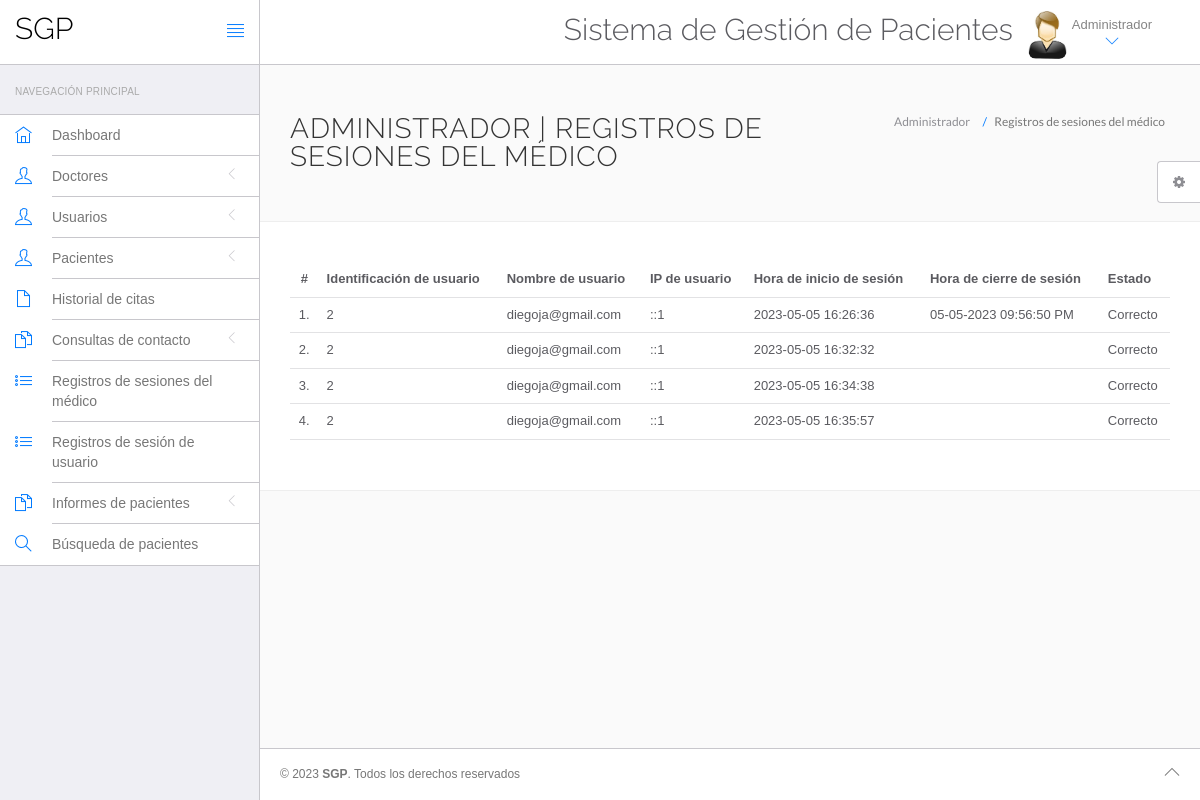
The page /hms/admin/doctor-logs.php (signed in) on the database its author committed.
### tables this page shows
CREATE TABLE `doctorslog` (
  `id` int(11) NOT NULL,
  `uid` int(11) DEFAULT NULL,
  `username` varchar(255) DEFAULT NULL,
  `userip` binary(16) DEFAULT NULL,
  `loginTime` timestamp NULL DEFAULT current_timestamp(),
  `logout` varchar(255) DEFAULT NULL,
  `status` int(11) DEFAULT NULL
);

### hms/admin/doctor-logs.php (the view, shortened to what this page needs)
<?php
include('include/config.php');
?>
<!DOCTYPE html>
<html lang="en">
<head>
    <link rel="stylesheet" href="vendor/bootstrap/css/bootstrap.min.css">
    <link rel="stylesheet" href="vendor/fontawesome/css/font-awesome.min.css">
    <link rel="stylesheet" href="vendor/themify-icons/themify-icons.min.css">
    <link href="vendor/animate.css/animate.min.css" rel="stylesheet" media="screen">
    <link href="vendor/perfect-scrollbar/perfect-scrollbar.min.css" rel="stylesheet" media="screen">
    <link href="vendor/switchery/switchery.min.css" rel="stylesheet" media="screen">
    <link href="vendor/bootstrap-touchspin/jquery.bootstrap-touchspin.min.css" rel="stylesheet" media="screen">
    <link href="vendor/select2/select2.min.css" rel="stylesheet" media="screen">
    <link href="vendor/bootstrap-datepicker/bootstrap-datepicker3.standalone.min.css" rel="stylesheet" media="screen">
    <link href="vendor/bootstrap-timepicker/bootstrap-timepicker.min.css" rel="stylesheet" media="screen">
    <link rel="stylesheet" href="assets/css/styles.css">
    <link rel="stylesheet" href="assets/css/plugins.css">
    <link rel="stylesheet" href="assets/css/themes/theme-1.css" id="skin_color" />
</head>
<body>
    <div id="app">
        <?php include('include/sidebar.php');?>
        <div class="app-content">
            <?php include('include/header.php');?>
            <div class="main-content">
                <div class="wrap-content container" id="container">
                    <section id="page-title">
                        <div class="row">
                            <div class="col-sm-8">
                                <h1 class="mainTitle">Administrador | Registros de sesiones del médico</h1>
                            </div>
                            <ol class="breadcrumb">
                                <li>
                                    <span>Administrador</span>
                                </li>
                                <li class="active">
                                    <span>Registros de sesiones del médico</span>
                                </li>
                            </ol>
                        </div>
                    </section>
                    <div class="container-fluid container-fullw bg-white">
                        <div class="row">
                            <div class="col-md-12">
                                <table class="table table-hover" id="sample-table-1">
                                    <thead>
                                        <tr>
                                            <th class="center">#</th>
                                            <th class="hidden-xs">Identificación de usuario</th>
                                            <th>Nombre de usuario</th>
                                            <th>IP de usuario</th>
                                            <th>Hora de inicio de sesión</th>
                                            <th>Hora de cierre de sesión </th>
                                            <th>Estado</th>
                                        </tr>
                                    </thead>
                                    <tbody>
                                        <?php
$sql=mysqli_query($con,"select * from doctorslog ");
$cnt=1;
while($row=mysqli_fetch_array($sql))
{
?>
                                        <tr>
                                            <td class="center"><?php echo $cnt;?>.</td>
                                            <td class="hidden-xs"><?php echo $row['uid'];?></td>
                                            <td class="hidden-xs"><?php echo $row['username'];?></td>
                                            <td><?php echo $row['userip'];?></td>
                                            <td><?php echo $row['loginTime'];?></td>
                                            <td><?php echo $row['logout'];?>
                                            </td>
                                            <td>
                                                <?php if($row['status']==1)
{
	echo "Correcto";
}
else
{
	echo "Fallido";
}?>
                                            </td>
                                        </tr>
                                        <?php
$cnt=$cnt+1;
											 }?>
                                    </tbody>
                                </table>
                            </div>
                        </div>
                    </div>
                </div>
            </div>
        </div>
        <?php include('include/footer.php');?>
        <?php include('include/setting.php');?>
    </div>
</body>
</html>

### hms/admin/assets/css/themes/theme-1.css (style rules this page uses)
body { background: #FAFAFA; }

### rows shown on the page
doctorslog: uid "2", username "diegoja@gmail.com", userip "::1", loginTime "2023-05-05 16:26:36", logout "05-05-2023 09:56:50 PM", status "Correcto"
doctorslog: uid "2", username "diegoja@gmail.com", userip "::1", loginTime "2023-05-05 16:32:32", status "Correcto"
doctorslog: uid "2", username "diegoja@gmail.com", userip "::1", loginTime "2023-05-05 16:34:38", status "Correcto"
doctorslog: uid "2", username "diegoja@gmail.com", userip "::1", loginTime "2023-05-05 16:35:57", status "Correcto"
